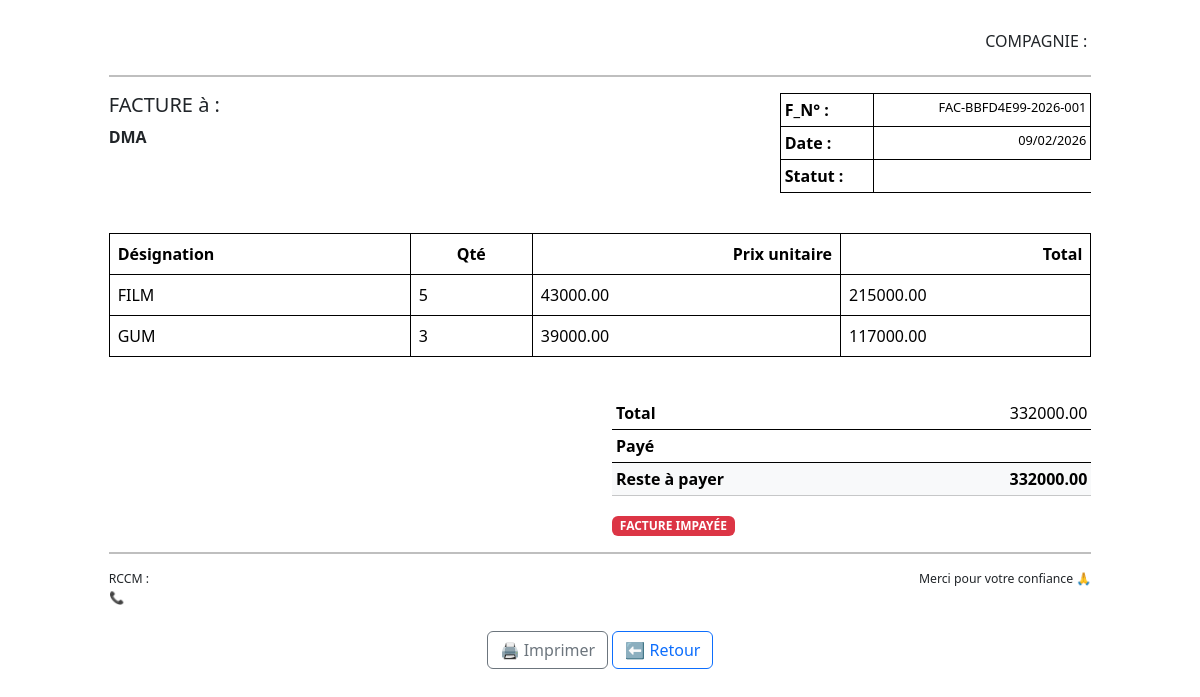
The app's page /facture/1 (signed in) with its own data.
### models.py (models this page shows, shortened)
class Client(db.Model):
    id = db.Column(db.Integer, primary_key=True)
    nom_client = db.Column(db.String(100), nullable=False)
    telephone = db.Column(db.String(30))
    adresse_email = db.Column(db.String(255))
    ville = db.Column(db.String(100))
    numero_rcc = db.Column(db.String(50))

class Facture(db.Model):
    id = db.Column(db.Integer, primary_key=True)
    vente_id = db.Column(
        db.Integer,
        db.ForeignKey("vente.id"),
        nullable=False,
        unique=True
    )
    numero = db.Column(db.String(50), nullable=False, unique=True)
    date_facture = db.Column(
        db.DateTime(),
        default=datetime.now(timezone.utc),
        nullable=False
    )
    total = db.Column(db.Numeric(10, 2), nullable=False)
    montant_paye = db.Column(db.Numeric(10, 2), nullable=False)
    reste_a_payer = db.Column(db.Numeric(10, 2), nullable=False)
    statut = db.Column(
        db.String(20),
        nullable=False
    )  # impaye | partiel | paye
    vente = db.relationship("Vente", backref=db.backref("facture", uselist=False))

class LigneVente(db.Model):
    id = db.Column(db.Integer, primary_key=True)
    vente_id = db.Column(
        db.Integer,
        db.ForeignKey("vente.id", name="fk_ligne_vente_vente_id", ondelete="CASCADE" ),
        nullable=False
    )
    stock_id = db.Column(
        db.Integer,
        db.ForeignKey("stock.id", name="fk_ligne_vente_stock_id"),
        nullable=False
    )
    quantite = db.Column(db.Integer, nullable=False)
    prix_unitaire = db.Column(db.Numeric(10, 2), nullable=False)
    stock = db.relationship(
        "Stock",
        backref=db.backref("lignes", lazy=True)
    )

class Produit(db.Model):
  id = db.Column(db.Integer, primary_key=True)
  nom_produit = db.Column(db.String(128), nullable=False,index=True)
  code_produit = db.Column(db.String(256), nullable=False, unique=True)
  description = db.Column(db.String(256), nullable=False)
  image = db.Column(db.String(255), nullable=True)
  stocks = db.relationship("Stock", backref="produit", lazy=True)

### routes.py (the view)
@app.route("/facture/<int:vente_id>")
@login_required
def voir_facture(vente_id):
    facture = Facture.query.filter_by(vente_id=vente_id).first_or_404()
    compagnie = Compagnie.query.all()
    return render_template(
        "facture.html",
        facture=facture,
        compagnie=compagnie
    )

### routes.py (called while the page is built)
@app.after_request
def disable_cache(response):
    response.headers["Cache-Control"] = "no-store, no-cache, must-revalidate, private"
    response.headers["Pragma"] = "no-cache"
    response.headers["Expires"] = "0"
    return response

@login_manager.user_loader
def load_user(user_id):
    return User.query.get(int(user_id))

@app.context_processor
def utility_processor():
    def is_active(endpoint):
        return request.endpoint == endpoint
    return dict(is_active=is_active)

### templates/facture.html (shortened to what this page needs)
{% extends "base_print.html" %}
{% block content %}
<div class="row p-2 d-flex justify-content-center align-items-center my-4">
<div class="col-10">
    <div class="row mb-4 d-flex justify-content-between align-items-center">
      <div class="col-6 text-end">
        <h6 class="mb-0 "><span class="me-1 ">COMPAGNIE :</span> {{ compagnie.nom if compagnie else '' }}</h6>
      </div>
    </div>
    <hr class="border border-black">
    <div class="row mb-4">
      <div class="col-8">
        <h5> FACTURE à : </h5>
        <p class="mb-1"><strong>{{ facture.vente.client.nom_client }}</strong></p>
        <p class="mb-0">
          {{ facture.vente.client.email }}<br>
        </p>
      </div>
      <div class="col-4">
        <table class="table table-sm table-bordered border-black">
          <tr>
            <th class="text-start">F_N° :</th>
            <td class="text-end fs-6" style="font-size: 0.8rem !important;">{{ facture.numero }}</td>
          </tr>
          <tr>
            <th class="text-start">Date :</th>
            <td class="text-end fs-6" style="font-size: 0.8rem !important;">{{ facture.date_facture.strftime('%d/%m/%Y') }}</td>
          </tr>
          <tr>
            <th class="text-start">Statut :</th>
          </tr>
        </table>
      </div>
    </div>
    <div class="table-responsive mb-4">
      <table class="table table-bordered  border-black">
        <thead class="">
          <tr>
            <th>Désignation</th>
            <th class="text-center">Qté</th>
            <th class="text-end">Prix unitaire</th>
            <th class="text-end">Total</th>
          </tr>
        </thead>
        <tbody>
          {% for ligne in facture.vente.lignes %}
          <tr>
            <td>{{ ligne.stock.produit.nom_produit }}</td>
            <td>{{ ligne.quantite }}</td>
            <td>{{ ligne.prix_unitaire }}</td>
            <td>{{ ligne.quantite * ligne.prix_unitaire }}</td>
          </tr>
          {% endfor %}
        </tbody>
      </table>
    </div>
    <div class="row justify-content-end">
      <div class="col-6">
        <table class="table table-sm border-black">
          <tr>
            <th>Total</th>
            <td class="text-end">{{ facture.total  }}</td>
          </tr>
          <tr>
            <th>Payé</th>
            <td class="text-end">{{ facture.total_paye  }}</td>
          </tr>
          <tr class="table-light">
            <th>Reste à payer</th>
            <td class="text-end fw-bold">
              {{ facture.reste_a_payer  }}
            </td>
          </tr>
        </table>
          {% if facture.statut == "paye" %}
              <span class="badge bg-success">FACTURE SOLDÉE</span>
          {% elif facture.statut == "partiel" %}
              <span class="badge bg-warning text-dark">PAIEMENT PARTIEL</span>
          {% else %}
              <span class="badge bg-danger">FACTURE IMPAYÉE</span>
          {% endif %}
      </div>
    </div>
    <hr class="border border-black">
    <div class="row small">
        <small class="col-3 d-flex flex-column">
            <span>RCCM : {{ compagnie.numero_rcc if compagnie else '' }}</span>
            <span>
                📞 {{ compagnie.telephone if compagnie else '' }}
            </span>
          </small>
          <small class="col-3 d-flex flex-column">
              <span>
                  {{ compagnie.adresse if compagnie else '' }}<br>
              </span>
              <span>
                  {{ compagnie.ville if compagnie else '' }}<br>
              </span>
        </small>
        <small class="col-6 text-end">
          Merci pour votre confiance 🙏
        </small>
    </div>
    <div class="text-center mt-4 no-print">
      <button class="btn btn-outline-secondary" onclick="window.print()">
        🖨️ Imprimer
      </button>
      <a href="{{ url_for('liste_factures') }}" class="btn btn-outline-primary">
        ⬅ Retour
      </a>
    </div>
</div>
</div>
{% endblock %}

### static/style/styles.css (style rules this page uses)
body,html { min-height: 100%; }

### records on screen
Client: vente.client.nom_client "DMA"
Facture: numero "FAC-BBFD4E99-2026-001", date_facture "09/02/2026", total "332000.00", reste_a_payer "332000.00"
LigneVente: stock.produit.nom_produit "FILM", quantite "5", prix_unitaire "43000.00", ligne.quantite*ligne.prix_unitaire "215000.00"
LigneVente: stock.produit.nom_produit "GUM", quantite "3", prix_unitaire "39000.00", ligne.quantite*ligne.prix_unitaire "117000.00"
